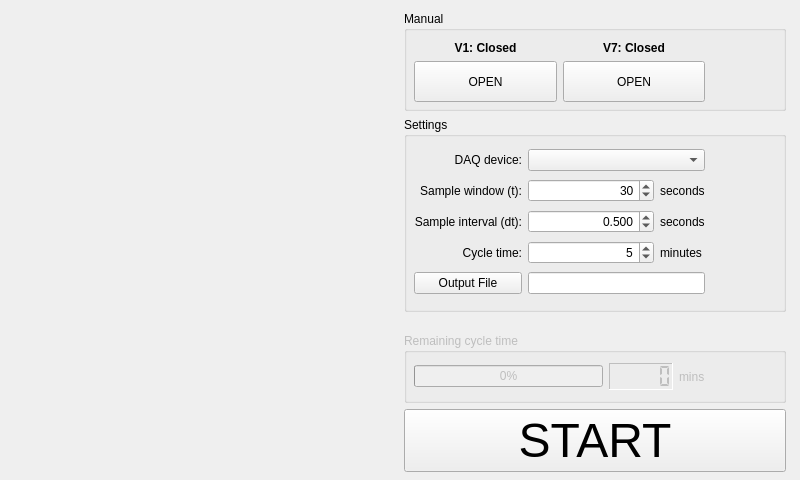
<?xml version="1.0" encoding="UTF-8"?>
<ui version="4.0">
 <class>Chromatographer</class>
 <widget class="QWidget" name="Chromatographer">
  <property name="geometry">
   <rect>
    <x>0</x>
    <y>0</y>
    <width>800</width>
    <height>480</height>
   </rect>
  </property>
  <property name="sizePolicy">
   <sizepolicy hsizetype="Minimum" vsizetype="Preferred">
    <horstretch>0</horstretch>
    <verstretch>0</verstretch>
   </sizepolicy>
  </property>
  <property name="minimumSize">
   <size>
    <width>800</width>
    <height>480</height>
   </size>
  </property>
  <property name="windowTitle">
   <string>Form</string>
  </property>
  <widget class="QWidget" name="layoutWidget">
   <property name="geometry">
    <rect>
     <x>15</x>
     <y>11</y>
     <width>771</width>
     <height>461</height>
    </rect>
   </property>
   <layout class="QHBoxLayout" name="horizontalLayout">
    <item>
     <widget class="QWidget" name="graph" native="true">
      <property name="sizePolicy">
       <sizepolicy hsizetype="Preferred" vsizetype="Preferred">
        <horstretch>0</horstretch>
        <verstretch>0</verstretch>
       </sizepolicy>
      </property>
     </widget>
    </item>
    <item>
     <layout class="QVBoxLayout" name="verticalLayout">
      <item>
       <widget class="QGroupBox" name="grpManual">
        <property name="sizePolicy">
         <sizepolicy hsizetype="Preferred" vsizetype="Fixed">
          <horstretch>0</horstretch>
          <verstretch>0</verstretch>
         </sizepolicy>
        </property>
        <property name="minimumSize">
         <size>
          <width>310</width>
          <height>100</height>
         </size>
        </property>
        <property name="title">
         <string>Manual</string>
        </property>
        <widget class="QWidget" name="gridLayoutWidget">
         <property name="geometry">
          <rect>
           <x>10</x>
           <y>30</y>
           <width>291</width>
           <height>61</height>
          </rect>
         </property>
         <layout class="QGridLayout" name="gridLayout">
          <property name="sizeConstraint">
           <enum>QLayout::SetDefaultConstraint</enum>
          </property>
          <item row="0" column="1">
           <widget class="QLabel" name="lblV7State">
            <property name="font">
             <font>
              <weight>75</weight>
              <bold>true</bold>
              <kerning>true</kerning>
             </font>
            </property>
            <property name="text">
             <string>V7: Closed</string>
            </property>
            <property name="alignment">
             <set>Qt::AlignCenter</set>
            </property>
           </widget>
          </item>
          <item row="1" column="0">
           <widget class="QPushButton" name="btnV1">
            <property name="sizePolicy">
             <sizepolicy hsizetype="MinimumExpanding" vsizetype="Expanding">
              <horstretch>0</horstretch>
              <verstretch>0</verstretch>
             </sizepolicy>
            </property>
            <property name="text">
             <string>OPEN</string>
            </property>
           </widget>
          </item>
          <item row="1" column="1">
           <widget class="QPushButton" name="btnV7">
            <property name="enabled">
             <bool>true</bool>
            </property>
            <property name="sizePolicy">
             <sizepolicy hsizetype="MinimumExpanding" vsizetype="Expanding">
              <horstretch>0</horstretch>
              <verstretch>0</verstretch>
             </sizepolicy>
            </property>
            <property name="text">
             <string>OPEN</string>
            </property>
           </widget>
          </item>
          <item row="0" column="0">
           <widget class="QLabel" name="lblV1State">
            <property name="font">
             <font>
              <weight>75</weight>
              <bold>true</bold>
             </font>
            </property>
            <property name="text">
             <string>V1: Closed</string>
            </property>
            <property name="alignment">
             <set>Qt::AlignCenter</set>
            </property>
           </widget>
          </item>
         </layout>
        </widget>
       </widget>
      </item>
      <item>
       <widget class="QGroupBox" name="grpSettings">
        <property name="enabled">
         <bool>true</bool>
        </property>
        <property name="sizePolicy">
         <sizepolicy hsizetype="Preferred" vsizetype="Fixed">
          <horstretch>0</horstretch>
          <verstretch>0</verstretch>
         </sizepolicy>
        </property>
        <property name="minimumSize">
         <size>
          <width>310</width>
          <height>195</height>
         </size>
        </property>
        <property name="title">
         <string>Settings</string>
        </property>
        <widget class="QWidget" name="layoutWidget">
         <property name="geometry">
          <rect>
           <x>10</x>
           <y>30</y>
           <width>291</width>
           <height>154</height>
          </rect>
         </property>
         <layout class="QGridLayout" name="gridLayout_2">
          <item row="3" column="1">
           <widget class="QSpinBox" name="spinCycleTime">
            <property name="sizePolicy">
             <sizepolicy hsizetype="MinimumExpanding" vsizetype="Fixed">
              <horstretch>0</horstretch>
              <verstretch>0</verstretch>
             </sizepolicy>
            </property>
            <property name="alignment">
             <set>Qt::AlignRight|Qt::AlignTrailing|Qt::AlignVCenter</set>
            </property>
            <property name="maximum">
             <number>240</number>
            </property>
            <property name="value">
             <number>5</number>
            </property>
           </widget>
          </item>
          <item row="4" column="0">
           <widget class="QToolButton" name="btnOutputFile">
            <property name="sizePolicy">
             <sizepolicy hsizetype="Minimum" vsizetype="Minimum">
              <horstretch>0</horstretch>
              <verstretch>0</verstretch>
             </sizepolicy>
            </property>
            <property name="text">
             <string>Output File</string>
            </property>
           </widget>
          </item>
          <item row="3" column="2" colspan="2">
           <widget class="QLabel" name="lblCycleUnits">
            <property name="text">
             <string>minutes</string>
            </property>
           </widget>
          </item>
          <item row="1" column="0">
           <widget class="QLabel" name="lblSample">
            <property name="text">
             <string>Sample window (t):</string>
            </property>
            <property name="alignment">
             <set>Qt::AlignRight|Qt::AlignTrailing|Qt::AlignVCenter</set>
            </property>
           </widget>
          </item>
          <item row="3" column="0">
           <widget class="QLabel" name="lblCycle">
            <property name="text">
             <string>Cycle time:</string>
            </property>
            <property name="alignment">
             <set>Qt::AlignRight|Qt::AlignTrailing|Qt::AlignVCenter</set>
            </property>
           </widget>
          </item>
          <item row="4" column="1" colspan="3">
           <widget class="QLineEdit" name="lineOutputFile"/>
          </item>
          <item row="2" column="2" colspan="2">
           <widget class="QLabel" name="label_3">
            <property name="text">
             <string>seconds</string>
            </property>
           </widget>
          </item>
          <item row="2" column="0">
           <widget class="QLabel" name="label_2">
            <property name="text">
             <string>Sample interval (dt):</string>
            </property>
            <property name="alignment">
             <set>Qt::AlignRight|Qt::AlignTrailing|Qt::AlignVCenter</set>
            </property>
           </widget>
          </item>
          <item row="2" column="1">
           <widget class="QDoubleSpinBox" name="spinSampleDelta">
            <property name="alignment">
             <set>Qt::AlignRight|Qt::AlignTrailing|Qt::AlignVCenter</set>
            </property>
            <property name="decimals">
             <number>3</number>
            </property>
            <property name="maximum">
             <double>600.000000000000000</double>
            </property>
            <property name="singleStep">
             <double>0.100000000000000</double>
            </property>
            <property name="value">
             <double>0.500000000000000</double>
            </property>
           </widget>
          </item>
          <item row="1" column="1">
           <widget class="QSpinBox" name="spinSampleWindow">
            <property name="sizePolicy">
             <sizepolicy hsizetype="MinimumExpanding" vsizetype="Fixed">
              <horstretch>0</horstretch>
              <verstretch>0</verstretch>
             </sizepolicy>
            </property>
            <property name="alignment">
             <set>Qt::AlignRight|Qt::AlignTrailing|Qt::AlignVCenter</set>
            </property>
            <property name="maximum">
             <number>600</number>
            </property>
            <property name="value">
             <number>30</number>
            </property>
           </widget>
          </item>
          <item row="1" column="2" colspan="2">
           <widget class="QLabel" name="lblSampleUnits">
            <property name="text">
             <string>seconds</string>
            </property>
           </widget>
          </item>
          <item row="0" column="0">
           <widget class="QLabel" name="lblDAQDev">
            <property name="text">
             <string>DAQ device:</string>
            </property>
            <property name="alignment">
             <set>Qt::AlignRight|Qt::AlignTrailing|Qt::AlignVCenter</set>
            </property>
           </widget>
          </item>
          <item row="0" column="1" colspan="3">
           <widget class="QComboBox" name="comboDAQDev"/>
          </item>
         </layout>
        </widget>
       </widget>
      </item>
      <item>
       <spacer name="verticalSpacer">
        <property name="orientation">
         <enum>Qt::Vertical</enum>
        </property>
        <property name="sizeType">
         <enum>QSizePolicy::Expanding</enum>
        </property>
        <property name="sizeHint" stdset="0">
         <size>
          <width>20</width>
          <height>18</height>
         </size>
        </property>
       </spacer>
      </item>
      <item>
       <widget class="QGroupBox" name="grpCycleRemain">
        <property name="enabled">
         <bool>false</bool>
        </property>
        <property name="minimumSize">
         <size>
          <width>310</width>
          <height>70</height>
         </size>
        </property>
        <property name="title">
         <string>Remaining cycle time</string>
        </property>
        <widget class="QWidget" name="layoutWidget">
         <property name="geometry">
          <rect>
           <x>10</x>
           <y>30</y>
           <width>291</width>
           <height>27</height>
          </rect>
         </property>
         <layout class="QHBoxLayout" name="horizontalLayout_2">
          <item>
           <widget class="QProgressBar" name="progressCycleRemain">
            <property name="value">
             <number>0</number>
            </property>
           </widget>
          </item>
          <item>
           <widget class="QLCDNumber" name="lcdCycleRemain">
            <property name="font">
             <font>
              <pointsize>13</pointsize>
              <weight>50</weight>
              <italic>false</italic>
              <bold>false</bold>
              <underline>false</underline>
             </font>
            </property>
            <property name="frameShape">
             <enum>QFrame::Panel</enum>
            </property>
            <property name="frameShadow">
             <enum>QFrame::Sunken</enum>
            </property>
            <property name="smallDecimalPoint">
             <bool>false</bool>
            </property>
            <property name="digitCount">
             <number>5</number>
            </property>
            <property name="segmentStyle">
             <enum>QLCDNumber::Flat</enum>
            </property>
           </widget>
          </item>
          <item>
           <widget class="QLabel" name="label">
            <property name="text">
             <string>mins</string>
            </property>
           </widget>
          </item>
         </layout>
        </widget>
       </widget>
      </item>
      <item>
       <widget class="QPushButton" name="btnStartStop">
        <property name="sizePolicy">
         <sizepolicy hsizetype="Minimum" vsizetype="Fixed">
          <horstretch>0</horstretch>
          <verstretch>0</verstretch>
         </sizepolicy>
        </property>
        <property name="font">
         <font>
          <pointsize>36</pointsize>
          <weight>50</weight>
          <italic>false</italic>
          <bold>false</bold>
          <underline>false</underline>
          <strikeout>false</strikeout>
          <kerning>true</kerning>
         </font>
        </property>
        <property name="text">
         <string>START</string>
        </property>
       </widget>
      </item>
     </layout>
    </item>
   </layout>
  </widget>
 </widget>
 <resources/>
 <connections/>
</ui>
